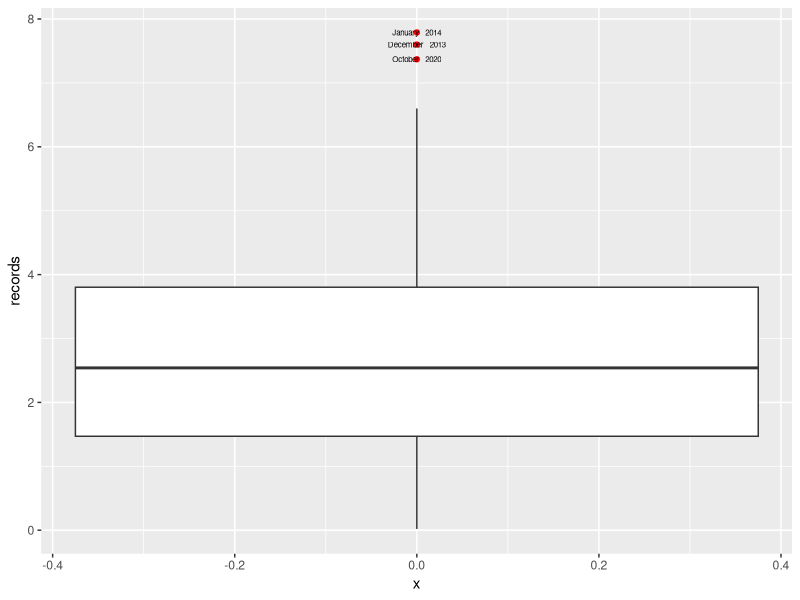

Recreate this plot in R.
library(tidyverse)
library(tidygraph)
library(RColorBrewer)


##### FUNCTIONS
is_outlier <- function(x) {
  return(x < quantile(x, 0.25) - 1.5 * IQR(x) | x > quantile(x, 0.75) + 1.5 * IQR(x))
}

##### MAIN

rawData <- read_csv("Raw_data.csv") 

# Look for outliers: do these occur later in the series?
tbl <- (gather(rawData, "2011":"2020", key = "year", value = "cases")
        %>% rename("month" = 1, "records" = 3)
        %>% mutate(outlier=ifelse(is_outlier(records), paste(month, " ", year), NA)))


p <- ggplot(tbl, aes(y=records)) +
  geom_boxplot(outlier.colour = "red") +
  geom_text(aes(x=0, label=outlier),na.rm=TRUE, position = position_dodge(width=NULL),  size=2)
p
